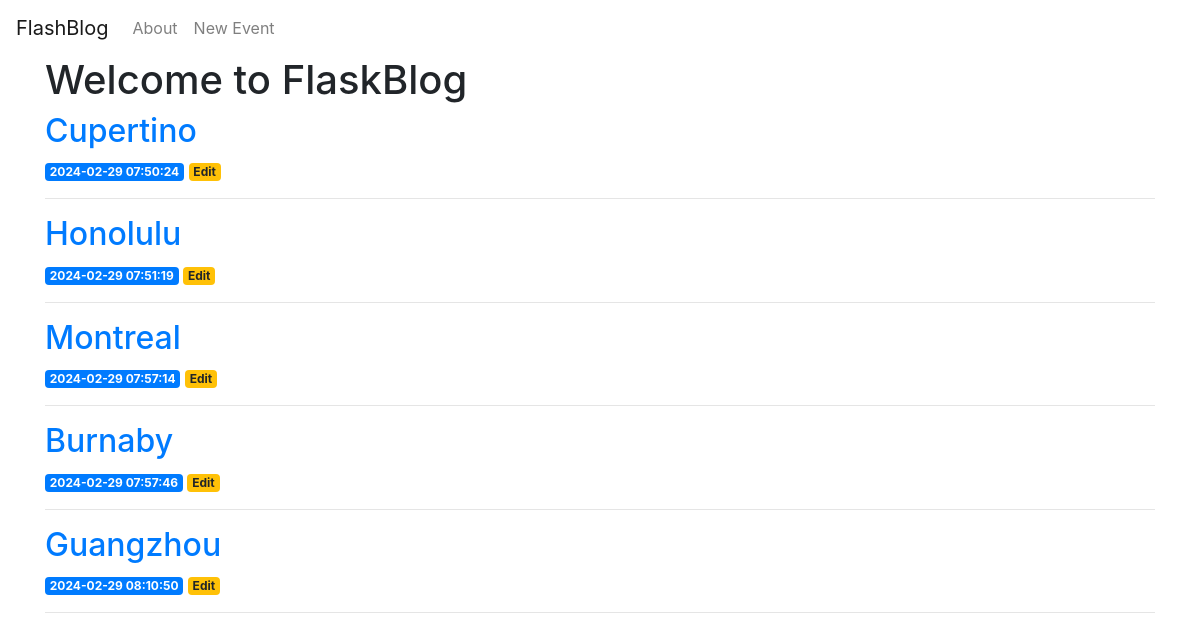
The page / on the database its author committed.
### tables this page shows
CREATE TABLE events (
    id INTEGER PRIMARY KEY AUTOINCREMENT,
    created TIMESTAMP NOT NULL DEFAULT CURRENT_TIMESTAMP,
    title TEXT NOT NULL,
    content TEXT NOT NULL
);

### app.py (the view)
@app.route('/')
def index():
    conn = get_db_connection()
    events = conn.execute('SELECT * FROM events').fetchall()
    conn.close()
    return render_template('index.html', events=events)

### app.py (called while the page is built)
def get_db_connection():
    conn = sqlite3.connect('database.db')
    conn.row_factory = sqlite3.Row
    return conn

### templates/index.html
{% extends 'base.html' %}
{% block content %}
    <h1>{% block title %} Welcome to FlaskBlog {% endblock %}</h1>
    {% for event in events %}
        <a href="{{ url_for('event', event_id=event['id']) }}"><h2>{{ event['title'] }}</h2></a>
        <span class="badge badge-primary">{{ event['created'] }}</span>
        <a href="{{ url_for('edit', id=event['id']) }}">
            <span class="badge badge-warning">Edit</span>
        </a>
        <hr>
    {% endfor %}
{% endblock %}

### templates/base.html (shortened to what this page needs)
<!DOCTYPE html>
<html lang="en">
    <head>
        <link rel="stylesheet" href="https://stackpath.bootstrapcdn.com/bootstrap/4.3.1/css/bootstrap.min.css">
    </head>
    <body>
        <nav class="navbar navbar-expand-md navbar-light bg">
            <a class="navbar-brand" href="{{ url_for('index') }}">FlashBlog</a>
            <div class="collapse navbar-collapse" id="navbarNav">
                <ul class="navbar-nav">
                    <li class="nav-item">
                        <a class="nav-link" href="#">About</a>
                    </li>
                    <li class="nav-item">
                        <a class="nav-link" href="{{ url_for('create') }}">New Event</a>
                    </li>
                </ul>
            </div>
        </nav>
        <div class="container">
            {% block content %} {% endblock %}
        </div>
    </body>
</html>

### rows shown on the page
events: title "Cupertino", created "2024-02-29 07:50:24"
events: title "Honolulu", created "2024-02-29 07:51:19"
events: title "Montreal", created "2024-02-29 07:57:14"
events: title "Burnaby", created "2024-02-29 07:57:46"
events: title "Guangzhou", created "2024-02-29 08:10:50"
